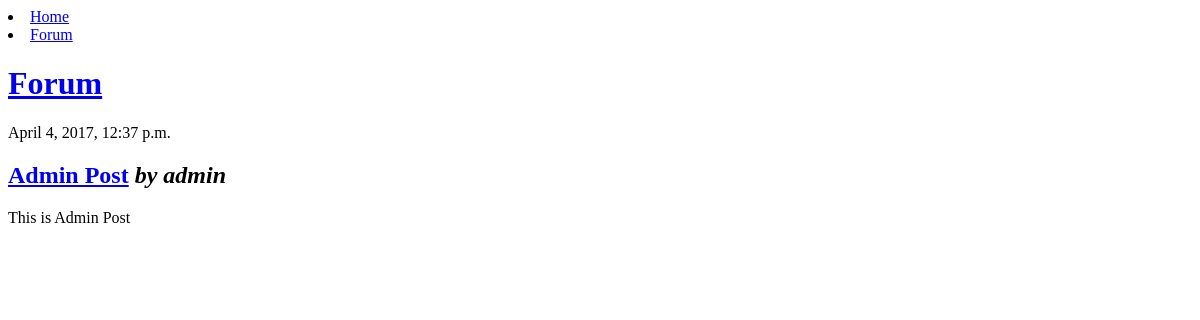
Before: /forum/ with the older database file.
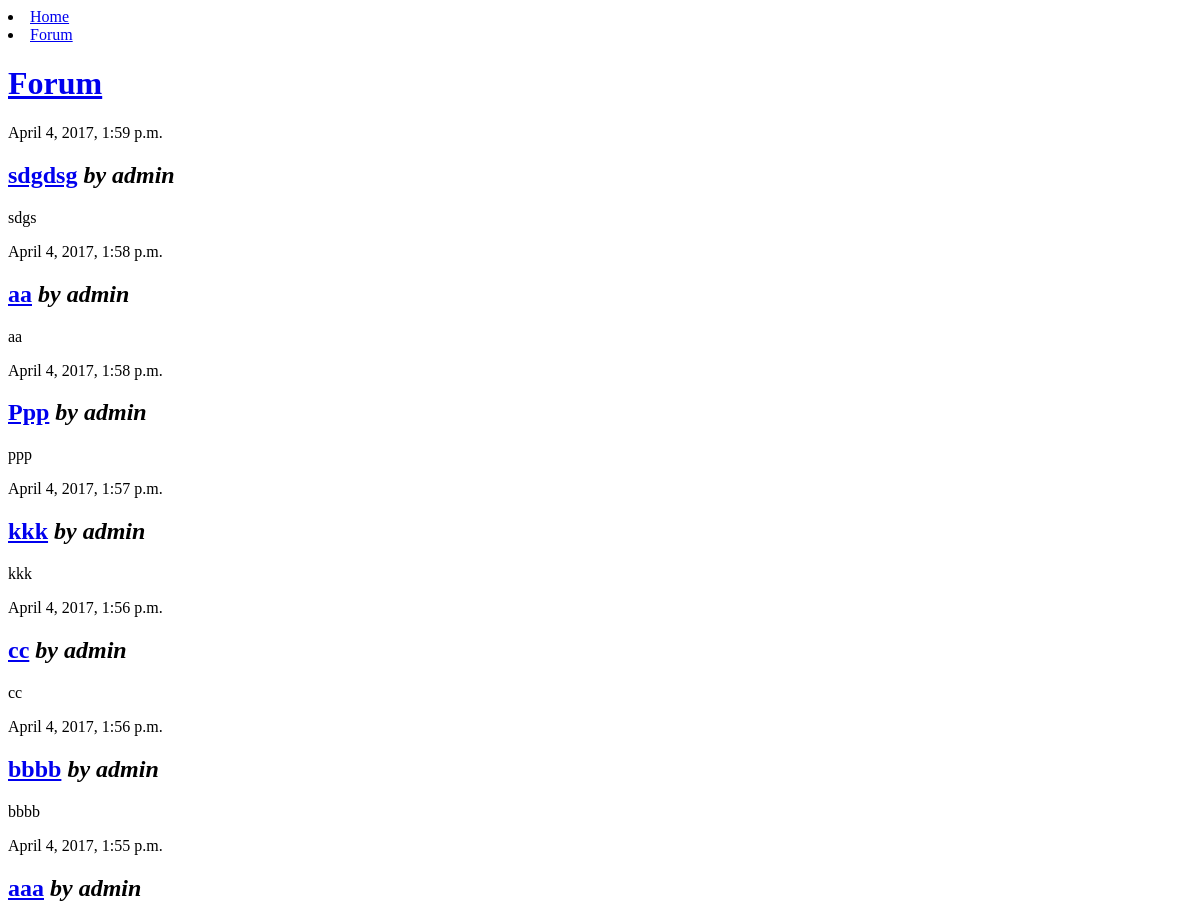
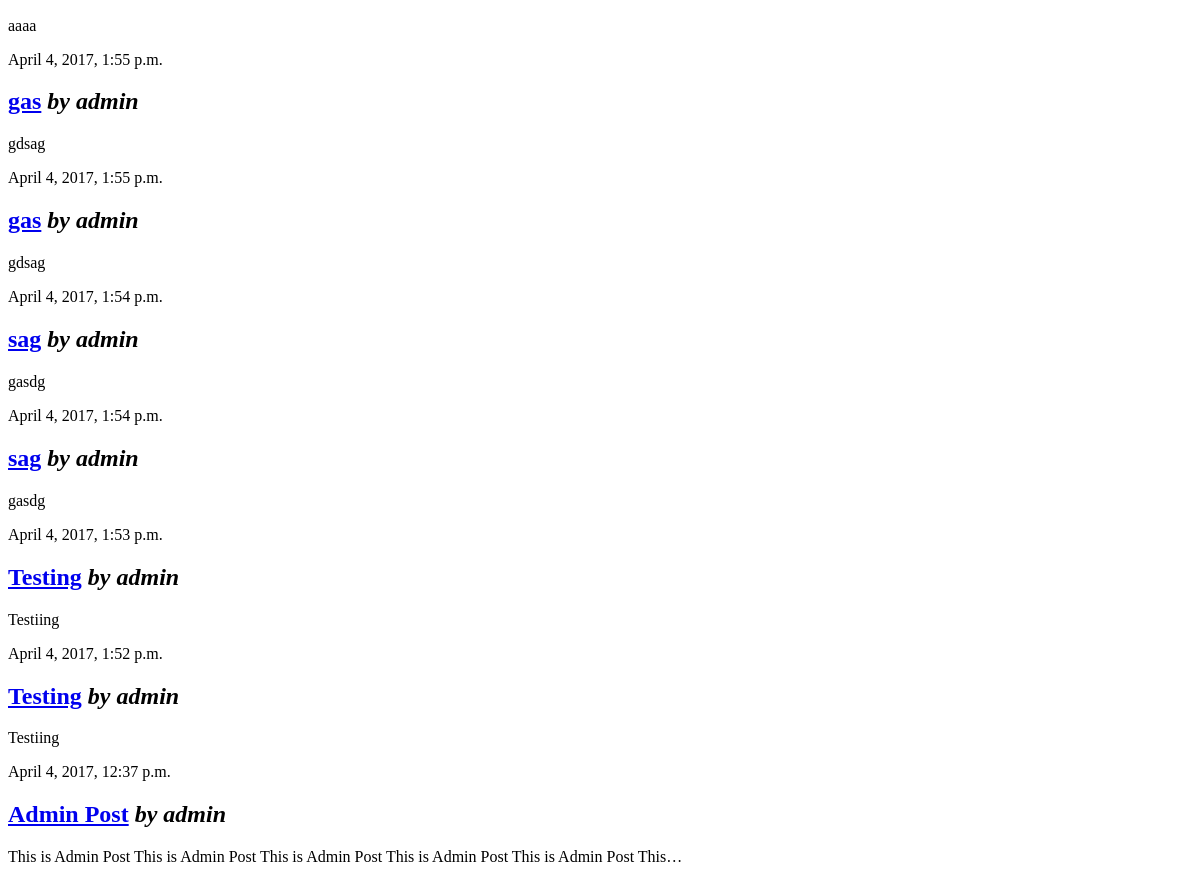
After: the same page with the newer database file (2 pictures, top to bottom).
### newsfeed/models.py (models this page shows, shortened)
class ForumPost(models.Model):
    author = models.ForeignKey('auth.User')
    title = models.CharField(max_length=200)
    post = models.TextField()
    timeStamp = models.DateTimeField(default=timezone.now)

### newsfeed/views.py (the view)
# urls.py: url(r'^forum/$', views.forum_list, name='forum_list'),
def forum_list(request):
    forumPosts = ForumPost.objects.order_by('-timeStamp')
    return render(request, 'forum/forum_list.html', {'forumPosts': forumPosts})

### newsfeed/templates/forum/forum_list.html
{% extends 'forum/base.html' %}
{% block content %}
    {% for forumPost in forumPosts %}
        <p>{{ forumPost.timeStamp }}
        <h2><a href="{% url 'forumpost_detail' pk=forumPost.pk %}">{{ forumPost.title }}</a><i> by {{ forumPost.author }}</i></h2>
        <p>{{ forumPost.post|truncatechars:100|linebreaksbr }}</p>
    {% endfor %}
{% endblock %}

Changed rows visible on the page:
added ForumPost: timeStamp "April 4, 2017, 1:59 p.m.", title "sdgdsg", author "admin", post "sdgs"
added ForumPost: timeStamp "April 4, 2017, 1:58 p.m.", title "aa", author "admin", post "aa"
added ForumPost: timeStamp "April 4, 2017, 1:58 p.m.", title "Ppp", author "admin", post "ppp"
added ForumPost: timeStamp "April 4, 2017, 1:57 p.m.", title "kkk", author "admin", post "kkk"
added ForumPost: timeStamp "April 4, 2017, 1:56 p.m.", title "cc", author "admin", post "cc"
added ForumPost: timeStamp "April 4, 2017, 1:56 p.m.", title "bbbb", author "admin", post "bbbb"
added ForumPost: timeStamp "April 4, 2017, 1:55 p.m.", title "aaa", author "admin", post "aaaa"
added ForumPost: timeStamp "April 4, 2017, 1:55 p.m.", title "gas", author "admin", post "gdsag"
added ForumPost: timeStamp "April 4, 2017, 1:55 p.m.", title "gas", author "admin", post "gdsag"
added ForumPost: timeStamp "April 4, 2017, 1:54 p.m.", title "sag", author "admin", post "gasdg"
added ForumPost: timeStamp "April 4, 2017, 1:54 p.m.", title "sag", author "admin", post "gasdg"
added ForumPost: timeStamp "April 4, 2017, 1:53 p.m.", title "Testing", author "admin", post "Testiing"
added ForumPost: timeStamp "April 4, 2017, 1:52 p.m.", title "Testing", author "admin", post "Testiing"
changed ForumPost "Admin Post": post "This is Admin Post" → "This is Admin Post This is Admin Post This is Admin Post This is Admin Post This is Admin Post This…"
